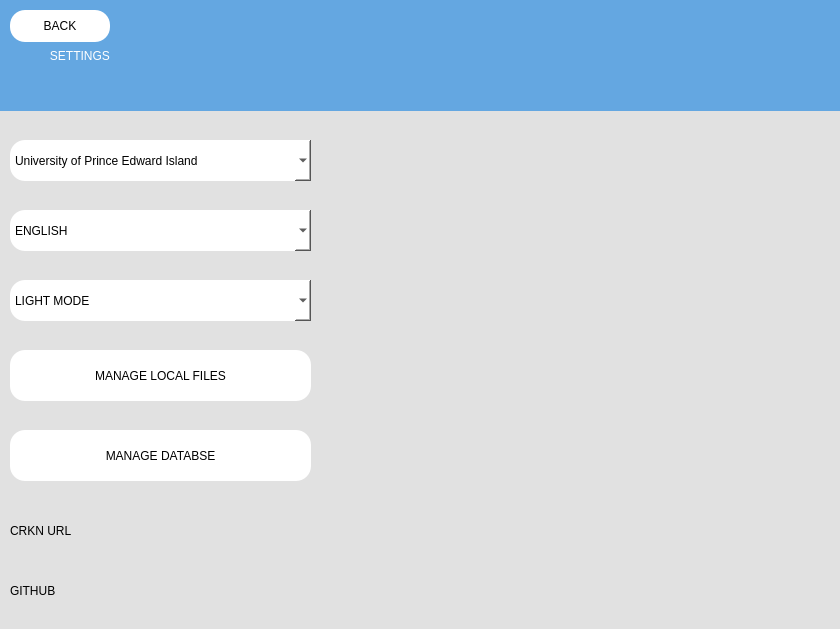
<?xml version="1.0" encoding="UTF-8"?>
<ui version="4.0">
 <class>Dialog</class>
 <widget class="QDialog" name="Dialog">
  <property name="geometry">
   <rect>
    <x>0</x>
    <y>0</y>
    <width>840</width>
    <height>629</height>
   </rect>
  </property>
  <property name="windowTitle">
   <string>Dialog</string>
  </property>
  <widget class="QWidget" name="widget" native="true">
   <property name="geometry">
    <rect>
     <x>0</x>
     <y>0</y>
     <width>841</width>
     <height>631</height>
    </rect>
   </property>
   <property name="styleSheet">
    <string notr="true">background-color: rgb(225,225,225);</string>
   </property>
   <widget class="QLabel" name="label">
    <property name="geometry">
     <rect>
      <x>0</x>
      <y>0</y>
      <width>841</width>
      <height>111</height>
     </rect>
    </property>
    <property name="styleSheet">
     <string notr="true">background-color:rgb(100,167,225);
font: 64pt &quot;Arial&quot;;
color: rgb(255, 255, 255);</string>
    </property>
    <property name="text">
     <string>               SETTINGS</string>
    </property>
   </widget>
   <widget class="QPushButton" name="back">
    <property name="geometry">
     <rect>
      <x>10</x>
      <y>10</y>
      <width>100</width>
      <height>32</height>
     </rect>
    </property>
    <property name="styleSheet">
     <string notr="true">background-color:rgb(255,255,255);
border-radius: 15px;
font: 14pt &quot;Arial&quot;;</string>
    </property>
    <property name="text">
     <string>BACK</string>
    </property>
   </widget>
   <widget class="QPushButton" name="localfileselect">
    <property name="geometry">
     <rect>
      <x>10</x>
      <y>350</y>
      <width>301</width>
      <height>51</height>
     </rect>
    </property>
    <property name="styleSheet">
     <string notr="true">background-color: rgb(255, 255, 255);
border-radius: 15px;
font: 16pt &quot;Arial&quot;;</string>
    </property>
    <property name="text">
     <string>MANAGE LOCAL FILES</string>
    </property>
   </widget>
   <widget class="QPushButton" name="databaseselect">
    <property name="geometry">
     <rect>
      <x>10</x>
      <y>430</y>
      <width>301</width>
      <height>51</height>
     </rect>
    </property>
    <property name="styleSheet">
     <string notr="true">background-color: rgb(255, 255, 255);
border-radius: 15px;
font: 16pt &quot;Arial&quot;;</string>
    </property>
    <property name="text">
     <string>MANAGE DATABSE</string>
    </property>
   </widget>
   <widget class="QComboBox" name="langselect">
    <property name="geometry">
     <rect>
      <x>10</x>
      <y>210</y>
      <width>301</width>
      <height>41</height>
     </rect>
    </property>
    <property name="styleSheet">
     <string notr="true">background-color: rgb(255, 255, 255);
border-radius: 15px;
font: 16pt &quot;Arial&quot;;
color: rgb(0, 0, 0)</string>
    </property>
    <item>
     <property name="text">
      <string>ENGLISH</string>
     </property>
    </item>
    <item>
     <property name="text">
      <string>FRENCH</string>
     </property>
    </item>
   </widget>
   <widget class="QComboBox" name="modeselect">
    <property name="geometry">
     <rect>
      <x>10</x>
      <y>280</y>
      <width>301</width>
      <height>41</height>
     </rect>
    </property>
    <property name="styleSheet">
     <string notr="true">background-color: rgb(255, 255, 255);
border-radius: 15px;
font: 16pt &quot;Arial&quot;;
color: rgb(0, 0, 0)</string>
    </property>
    <item>
     <property name="text">
      <string>LIGHT MODE</string>
     </property>
    </item>
    <item>
     <property name="text">
      <string>DARK MODE</string>
     </property>
    </item>
   </widget>
   <widget class="QComboBox" name="uniselect">
    <property name="geometry">
     <rect>
      <x>10</x>
      <y>140</y>
      <width>301</width>
      <height>41</height>
     </rect>
    </property>
    <property name="styleSheet">
     <string notr="true">background-color: rgb(255, 255, 255);
border-radius: 15px;
font: 16pt &quot;Arial&quot;;
color: rgb(0, 0, 0);</string>
    </property>
    <item>
     <property name="text">
      <string>University of Prince Edward Island</string>
     </property>
    </item>
    <item>
     <property name="text">
      <string>Dalhousie University</string>
     </property>
    </item>
    <item>
     <property name="text">
      <string>New Item</string>
     </property>
    </item>
    <item>
     <property name="text">
      <string>New Item</string>
     </property>
    </item>
    <item>
     <property name="text">
      <string>New Item</string>
     </property>
    </item>
    <item>
     <property name="text">
      <string>New Item</string>
     </property>
    </item>
    <item>
     <property name="text">
      <string>New Item</string>
     </property>
    </item>
    <item>
     <property name="text">
      <string>New Item</string>
     </property>
    </item>
    <item>
     <property name="text">
      <string>New Item</string>
     </property>
    </item>
    <item>
     <property name="text">
      <string>New Item</string>
     </property>
    </item>
   </widget>
   <widget class="QLabel" name="crkn">
    <property name="geometry">
     <rect>
      <x>10</x>
      <y>500</y>
      <width>211</width>
      <height>61</height>
     </rect>
    </property>
    <property name="styleSheet">
     <string notr="true">font: 16pt &quot;Arial&quot;;</string>
    </property>
    <property name="text">
     <string>CRKN URL</string>
    </property>
   </widget>
   <widget class="QLabel" name="github">
    <property name="geometry">
     <rect>
      <x>10</x>
      <y>560</y>
      <width>171</width>
      <height>61</height>
     </rect>
    </property>
    <property name="styleSheet">
     <string notr="true">font: 16pt &quot;Arial&quot;;</string>
    </property>
    <property name="text">
     <string>GITHUB</string>
    </property>
   </widget>
  </widget>
 </widget>
 <resources/>
 <connections/>
</ui>
